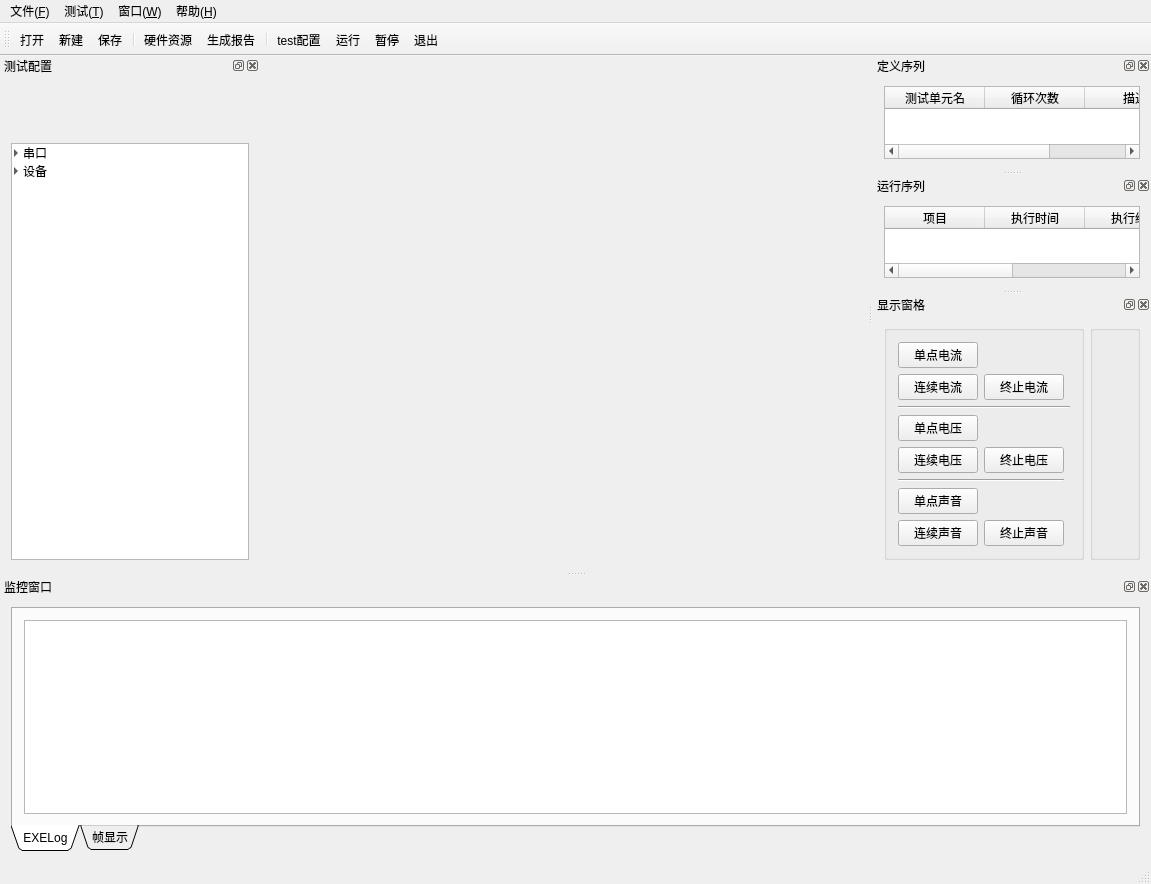
<?xml version="1.0" encoding="UTF-8"?>
<ui version="4.0">
 <class>MainWindow</class>
 <widget class="QMainWindow" name="MainWindow">
  <property name="enabled">
   <bool>true</bool>
  </property>
  <property name="geometry">
   <rect>
    <x>0</x>
    <y>0</y>
    <width>1151</width>
    <height>884</height>
   </rect>
  </property>
  <property name="windowTitle">
   <string>ATtool</string>
  </property>
  <property name="windowIcon">
   <iconset resource="Images/images.qrc">
    <normaloff>:/Title/autotest.png</normaloff>:/Title/autotest.png</iconset>
  </property>
  <widget class="QWidget" name="centralWidget">
   <property name="enabled">
    <bool>false</bool>
   </property>
   <property name="maximumSize">
    <size>
     <width>16777215</width>
     <height>16777215</height>
    </size>
   </property>
  </widget>
  <widget class="QMenuBar" name="menuBar">
   <property name="geometry">
    <rect>
     <x>0</x>
     <y>0</y>
     <width>1151</width>
     <height>23</height>
    </rect>
   </property>
   <widget class="QMenu" name="menu">
    <property name="title">
     <string>文件(&amp;F)</string>
    </property>
    <addaction name="open"/>
    <addaction name="newTest"/>
    <addaction name="save"/>
    <addaction name="saveAs"/>
   </widget>
   <widget class="QMenu" name="menu_3">
    <property name="title">
     <string>窗口(&amp;W)</string>
    </property>
    <addaction name="actDefSequence"/>
    <addaction name="actRunning_Sequence"/>
    <addaction name="actShow_UI"/>
    <addaction name="actConfig"/>
    <addaction name="actMonitor"/>
    <addaction name="actionrank"/>
    <addaction name="separator"/>
    <addaction name="exit"/>
   </widget>
   <widget class="QMenu" name="menuConfig">
    <property name="title">
     <string>测试(&amp;T)</string>
    </property>
    <addaction name="actHard"/>
    <addaction name="actReport"/>
    <addaction name="separator"/>
    <addaction name="actATtool"/>
    <addaction name="acttest"/>
    <addaction name="actPause"/>
   </widget>
   <widget class="QMenu" name="menu_4">
    <property name="title">
     <string>帮助(&amp;H)</string>
    </property>
    <addaction name="actHelp"/>
    <addaction name="about"/>
   </widget>
   <addaction name="menu"/>
   <addaction name="menuConfig"/>
   <addaction name="menu_3"/>
   <addaction name="menu_4"/>
  </widget>
  <widget class="QStatusBar" name="statusBar"/>
  <widget class="QToolBar" name="toolBar_Fun">
   <attribute name="toolBarArea">
    <enum>TopToolBarArea</enum>
   </attribute>
   <attribute name="toolBarBreak">
    <bool>false</bool>
   </attribute>
   <addaction name="open"/>
   <addaction name="newTest"/>
   <addaction name="save"/>
   <addaction name="separator"/>
   <addaction name="actHard"/>
   <addaction name="actReport"/>
   <addaction name="separator"/>
   <addaction name="actATtool"/>
   <addaction name="acttest"/>
   <addaction name="actPause"/>
   <addaction name="exit"/>
  </widget>
  <widget class="QDockWidget" name="dockWidgetLeft">
   <property name="minimumSize">
    <size>
     <width>260</width>
     <height>365</height>
    </size>
   </property>
   <property name="maximumSize">
    <size>
     <width>260</width>
     <height>524287</height>
    </size>
   </property>
   <property name="styleSheet">
    <string notr="true"/>
   </property>
   <property name="allowedAreas">
    <set>Qt::LeftDockWidgetArea|Qt::RightDockWidgetArea</set>
   </property>
   <property name="windowTitle">
    <string>测试配置</string>
   </property>
   <attribute name="dockWidgetArea">
    <number>1</number>
   </attribute>
   <widget class="QWidget" name="dockWidgetContents_1">
    <layout class="QGridLayout" name="gridLayout_2">
     <item row="0" column="0">
      <layout class="QVBoxLayout" name="verticalLayout" stretch="1,5">
       <item>
        <layout class="QHBoxLayout" name="horizontalLayout" stretch="1,5">
         <item>
          <widget class="QLabel" name="label">
           <property name="minimumSize">
            <size>
             <width>51</width>
             <height>51</height>
            </size>
           </property>
           <property name="maximumSize">
            <size>
             <width>51</width>
             <height>51</height>
            </size>
           </property>
           <property name="styleSheet">
            <string notr="true">border-image: url(:/test/testshow.png);</string>
           </property>
           <property name="text">
            <string/>
           </property>
          </widget>
         </item>
         <item>
          <widget class="QLabel" name="label_ItemName">
           <property name="minimumSize">
            <size>
             <width>0</width>
             <height>51</height>
            </size>
           </property>
           <property name="maximumSize">
            <size>
             <width>16777215</width>
             <height>51</height>
            </size>
           </property>
           <property name="styleSheet">
            <string notr="true">font: 14pt &quot;Andalus&quot;;
color: rgb(85, 0, 255);</string>
           </property>
           <property name="text">
            <string/>
           </property>
          </widget>
         </item>
        </layout>
       </item>
       <item>
        <widget class="reTreeWidget" name="treeWidget">
         <property name="indentation">
          <number>8</number>
         </property>
         <attribute name="headerVisible">
          <bool>false</bool>
         </attribute>
         <column>
          <property name="text">
           <string>需求</string>
          </property>
         </column>
         <column>
          <property name="text">
           <string>参数</string>
          </property>
         </column>
         <item>
          <property name="text">
           <string>串口</string>
          </property>
          <property name="text">
           <string/>
          </property>
          <item>
           <property name="text">
            <string>端口号</string>
           </property>
           <property name="text">
            <string/>
           </property>
           <property name="toolTip">
            <string>小端口</string>
           </property>
          </item>
          <item>
           <property name="text">
            <string>波特率</string>
           </property>
           <property name="text">
            <string/>
           </property>
          </item>
          <item>
           <property name="text">
            <string>启用</string>
           </property>
           <property name="text">
            <string/>
           </property>
           <property name="checkState">
            <enum>Unchecked</enum>
           </property>
          </item>
         </item>
         <item>
          <property name="text">
           <string>设备</string>
          </property>
          <property name="text">
           <string/>
          </property>
          <item>
           <property name="text">
            <string>序列号</string>
           </property>
          </item>
          <item>
           <property name="text">
            <string>启用</string>
           </property>
           <property name="text">
            <string/>
           </property>
           <property name="checkState">
            <enum>Unchecked</enum>
           </property>
          </item>
         </item>
        </widget>
       </item>
      </layout>
     </item>
    </layout>
   </widget>
  </widget>
  <widget class="QDockWidget" name="dockWidgetBottom">
   <property name="features">
    <set>QDockWidget::AllDockWidgetFeatures</set>
   </property>
   <property name="windowTitle">
    <string>监控窗口</string>
   </property>
   <attribute name="dockWidgetArea">
    <number>8</number>
   </attribute>
   <widget class="QWidget" name="dockWidgetContents_2">
    <layout class="QGridLayout" name="gridLayout_8">
     <item row="0" column="0">
      <widget class="QTabWidget" name="tabWidget">
       <property name="tabPosition">
        <enum>QTabWidget::South</enum>
       </property>
       <property name="tabShape">
        <enum>QTabWidget::Triangular</enum>
       </property>
       <property name="currentIndex">
        <number>0</number>
       </property>
       <widget class="QWidget" name="tab">
        <attribute name="title">
         <string>EXELog</string>
        </attribute>
        <layout class="QGridLayout" name="gridLayout_3">
         <item row="0" column="0">
          <widget class="QTextBrowser" name="textBrowser_EXEShow">
           <property name="styleSheet">
            <string notr="true">font: 10pt &quot;Andalus&quot;;</string>
           </property>
           <property name="html">
            <string>&lt;!DOCTYPE HTML PUBLIC &quot;-//W3C//DTD HTML 4.0//EN&quot; &quot;http://www.w3.org/TR/REC-html40/strict.dtd&quot;&gt;
&lt;html&gt;&lt;head&gt;&lt;meta name=&quot;qrichtext&quot; content=&quot;1&quot; /&gt;&lt;style type=&quot;text/css&quot;&gt;
p, li { white-space: pre-wrap; }
&lt;/style&gt;&lt;/head&gt;&lt;body style=&quot; font-family:'Andalus'; font-size:10pt; font-weight:400; font-style:normal;&quot;&gt;
&lt;p style=&quot;-qt-paragraph-type:empty; margin-top:0px; margin-bottom:0px; margin-left:0px; margin-right:0px; -qt-block-indent:0; text-indent:0px;&quot;&gt;&lt;br /&gt;&lt;/p&gt;&lt;/body&gt;&lt;/html&gt;</string>
           </property>
           <property name="openExternalLinks">
            <bool>true</bool>
           </property>
          </widget>
         </item>
        </layout>
       </widget>
       <widget class="QWidget" name="tab_2">
        <attribute name="title">
         <string>帧显示</string>
        </attribute>
        <layout class="QGridLayout" name="gridLayout_5">
         <item row="0" column="0">
          <widget class="QTextBrowser" name="textBrowser_mShow"/>
         </item>
        </layout>
       </widget>
      </widget>
     </item>
    </layout>
   </widget>
  </widget>
  <widget class="QDockWidget" name="dockWidgetSequence">
   <property name="windowTitle">
    <string>定义序列</string>
   </property>
   <attribute name="dockWidgetArea">
    <number>2</number>
   </attribute>
   <widget class="QWidget" name="dockWidgetContents_3">
    <layout class="QGridLayout" name="gridLayout">
     <item row="0" column="0">
      <widget class="reTableWidget" name="tableSequence">
       <attribute name="horizontalHeaderCascadingSectionResizes">
        <bool>true</bool>
       </attribute>
       <attribute name="horizontalHeaderStretchLastSection">
        <bool>true</bool>
       </attribute>
       <column>
        <property name="text">
         <string>测试单元名</string>
        </property>
       </column>
       <column>
        <property name="text">
         <string>循环次数</string>
        </property>
       </column>
       <column>
        <property name="text">
         <string>描述</string>
        </property>
       </column>
      </widget>
     </item>
    </layout>
   </widget>
  </widget>
  <widget class="QDockWidget" name="dockWidgetRuning">
   <property name="windowTitle">
    <string>运行序列</string>
   </property>
   <attribute name="dockWidgetArea">
    <number>2</number>
   </attribute>
   <widget class="QWidget" name="dockWidgetContents_4">
    <layout class="QGridLayout" name="gridLayout_9">
     <item row="0" column="0">
      <widget class="QTableWidget" name="tableWidget">
       <property name="minimumSize">
        <size>
         <width>0</width>
         <height>0</height>
        </size>
       </property>
       <property name="editTriggers">
        <set>QAbstractItemView::NoEditTriggers</set>
       </property>
       <property name="selectionMode">
        <enum>QAbstractItemView::NoSelection</enum>
       </property>
       <property name="selectionBehavior">
        <enum>QAbstractItemView::SelectRows</enum>
       </property>
       <attribute name="horizontalHeaderStretchLastSection">
        <bool>true</bool>
       </attribute>
       <column>
        <property name="text">
         <string>项目</string>
        </property>
       </column>
       <column>
        <property name="text">
         <string>执行时间</string>
        </property>
       </column>
       <column>
        <property name="text">
         <string>执行结果</string>
        </property>
       </column>
       <column>
        <property name="text">
         <string>备注</string>
        </property>
       </column>
      </widget>
     </item>
    </layout>
   </widget>
  </widget>
  <widget class="QDockWidget" name="dockWidgetShow">
   <property name="windowTitle">
    <string>显示窗格</string>
   </property>
   <attribute name="dockWidgetArea">
    <number>2</number>
   </attribute>
   <widget class="QWidget" name="dockWidgetContents_5">
    <layout class="QGridLayout" name="gridLayout_7">
     <item row="0" column="0">
      <layout class="QHBoxLayout" name="horizontalLayout_2" stretch="1,5">
       <item>
        <widget class="QGroupBox" name="groupBox">
         <property name="title">
          <string/>
         </property>
         <layout class="QGridLayout" name="gridLayout_4">
          <item row="7" column="0">
           <widget class="QPushButton" name="BtnCircularAudio">
            <property name="text">
             <string>连续声音</string>
            </property>
           </widget>
          </item>
          <item row="6" column="0">
           <widget class="QPushButton" name="btnReadAudio">
            <property name="text">
             <string>单点声音</string>
            </property>
           </widget>
          </item>
          <item row="7" column="1">
           <widget class="QPushButton" name="BtnOverAudio">
            <property name="text">
             <string>终止声音</string>
            </property>
           </widget>
          </item>
          <item row="0" column="0">
           <widget class="QPushButton" name="btnReadCurrent">
            <property name="text">
             <string>单点电流</string>
            </property>
           </widget>
          </item>
          <item row="8" column="0">
           <spacer name="verticalSpacer">
            <property name="orientation">
             <enum>Qt::Vertical</enum>
            </property>
            <property name="sizeHint" stdset="0">
             <size>
              <width>20</width>
              <height>40</height>
             </size>
            </property>
           </spacer>
          </item>
          <item row="1" column="0">
           <widget class="QPushButton" name="BtnCircularCurrent">
            <property name="text">
             <string>连续电流</string>
            </property>
           </widget>
          </item>
          <item row="1" column="1">
           <widget class="QPushButton" name="BtnOverCurrent">
            <property name="text">
             <string>终止电流</string>
            </property>
           </widget>
          </item>
          <item row="2" column="0" colspan="3">
           <widget class="Line" name="line_2">
            <property name="orientation">
             <enum>Qt::Horizontal</enum>
            </property>
           </widget>
          </item>
          <item row="3" column="0">
           <widget class="QPushButton" name="btnReadVolt">
            <property name="text">
             <string>单点电压</string>
            </property>
           </widget>
          </item>
          <item row="4" column="0">
           <widget class="QPushButton" name="BtnCircularVolt">
            <property name="text">
             <string>连续电压</string>
            </property>
           </widget>
          </item>
          <item row="4" column="1">
           <widget class="QPushButton" name="BtnOverVolt">
            <property name="text">
             <string>终止电压</string>
            </property>
           </widget>
          </item>
          <item row="5" column="0" colspan="2">
           <widget class="Line" name="line_5">
            <property name="orientation">
             <enum>Qt::Horizontal</enum>
            </property>
           </widget>
          </item>
         </layout>
        </widget>
       </item>
       <item>
        <widget class="QGroupBox" name="groupBox_2">
         <property name="title">
          <string/>
         </property>
         <layout class="QGridLayout" name="gridLayout_6">
          <item row="0" column="0">
           <layout class="QGridLayout" name="gridChartwidget"/>
          </item>
         </layout>
        </widget>
       </item>
      </layout>
     </item>
    </layout>
   </widget>
  </widget>
  <action name="newTest">
   <property name="icon">
    <iconset resource="Images/images.qrc">
     <normaloff>:/Title/newTest.png</normaloff>:/Title/newTest.png</iconset>
   </property>
   <property name="text">
    <string>新建</string>
   </property>
   <property name="toolTip">
    <string>新建测试序列</string>
   </property>
   <property name="shortcut">
    <string>Ctrl+N</string>
   </property>
  </action>
  <action name="exit">
   <property name="icon">
    <iconset resource="Images/images.qrc">
     <normaloff>:/Title/exit.png</normaloff>:/Title/exit.png</iconset>
   </property>
   <property name="text">
    <string>退出</string>
   </property>
   <property name="shortcut">
    <string>Ctrl+W</string>
   </property>
  </action>
  <action name="actHard">
   <property name="icon">
    <iconset resource="Images/images.qrc">
     <normaloff>:/Title/Console.png</normaloff>:/Title/Console.png</iconset>
   </property>
   <property name="text">
    <string>硬件资源</string>
   </property>
   <property name="toolTip">
    <string>硬件资源配置</string>
   </property>
   <property name="shortcut">
    <string>Ctrl+K</string>
   </property>
  </action>
  <action name="actMonitor">
   <property name="checkable">
    <bool>true</bool>
   </property>
   <property name="text">
    <string>监控窗口</string>
   </property>
  </action>
  <action name="save">
   <property name="icon">
    <iconset resource="Images/images.qrc">
     <normaloff>:/Title/save.png</normaloff>:/Title/save.png</iconset>
   </property>
   <property name="text">
    <string>保存</string>
   </property>
   <property name="toolTip">
    <string>保存序列文件</string>
   </property>
   <property name="shortcut">
    <string>Ctrl+S</string>
   </property>
  </action>
  <action name="open">
   <property name="icon">
    <iconset resource="Images/images.qrc">
     <normaloff>:/Title/open.png</normaloff>:/Title/open.png</iconset>
   </property>
   <property name="text">
    <string>打开</string>
   </property>
   <property name="toolTip">
    <string>打开序列文件</string>
   </property>
   <property name="shortcut">
    <string>Ctrl+O</string>
   </property>
  </action>
  <action name="actionrank">
   <property name="icon">
    <iconset resource="Images/images.qrc">
     <normaloff>:/Title/resetW.png</normaloff>:/Title/resetW.png</iconset>
   </property>
   <property name="text">
    <string>重置UI</string>
   </property>
  </action>
  <action name="about">
   <property name="text">
    <string>关于</string>
   </property>
  </action>
  <action name="saveAs">
   <property name="text">
    <string>另存为</string>
   </property>
   <property name="toolTip">
    <string>另存为...</string>
   </property>
  </action>
  <action name="acttest">
   <property name="checkable">
    <bool>true</bool>
   </property>
   <property name="icon">
    <iconset resource="Images/images.qrc">
     <normaloff>:/Title/actRunning.png</normaloff>:/Title/actRunning.png</iconset>
   </property>
   <property name="text">
    <string>运行</string>
   </property>
   <property name="shortcut">
    <string>Ctrl+Alt+R</string>
   </property>
  </action>
  <action name="actReport">
   <property name="icon">
    <iconset resource="Images/images.qrc">
     <normaloff>:/Title/report.png</normaloff>:/Title/report.png</iconset>
   </property>
   <property name="text">
    <string>生成报告</string>
   </property>
   <property name="shortcut">
    <string>Ctrl+R</string>
   </property>
  </action>
  <action name="actShow_UI">
   <property name="checkable">
    <bool>true</bool>
   </property>
   <property name="text">
    <string>显示窗格窗口</string>
   </property>
  </action>
  <action name="actHelp">
   <property name="text">
    <string>帮助</string>
   </property>
   <property name="shortcut">
    <string>Ctrl+H</string>
   </property>
  </action>
  <action name="actATtool">
   <property name="icon">
    <iconset resource="Images/images.qrc">
     <normaloff>:/Title/config.png</normaloff>:/Title/config.png</iconset>
   </property>
   <property name="text">
    <string>test配置</string>
   </property>
   <property name="toolTip">
    <string>testFlow参数配置</string>
   </property>
  </action>
  <action name="actRunning_Sequence">
   <property name="checkable">
    <bool>true</bool>
   </property>
   <property name="text">
    <string>运行序列窗口</string>
   </property>
  </action>
  <action name="actDefSequence">
   <property name="checkable">
    <bool>true</bool>
   </property>
   <property name="text">
    <string>定义序列窗口</string>
   </property>
  </action>
  <action name="actConfig">
   <property name="checkable">
    <bool>true</bool>
   </property>
   <property name="text">
    <string>测试配置窗口</string>
   </property>
  </action>
  <action name="actPause">
   <property name="checkable">
    <bool>true</bool>
   </property>
   <property name="icon">
    <iconset resource="Images/images.qrc">
     <normaloff>:/Title/actPause.png</normaloff>:/Title/actPause.png</iconset>
   </property>
   <property name="text">
    <string>暂停</string>
   </property>
  </action>
 </widget>
 <layoutdefault spacing="6" margin="11"/>
 <customwidgets>
  <customwidget>
   <class>reTableWidget</class>
   <extends>QTableWidget</extends>
   <header>rewrite/retablewidget.h</header>
   <slots>
    <signal>RunSeqCustom(int)</signal>
    <signal>RunSeqAll()</signal>
    <signal>deleteSeqfromTable(int)</signal>
    <signal>clearSeqfromTable()</signal>
    <signal>moveTheUnit(bool,int)</signal>
    <signal>changedTheCycle(int,int)</signal>
    <slot>onNewSequenceSlot()</slot>
    <slot>onOpenSequenceSlot()</slot>
    <slot>onSaveSequenceSlot()</slot>
    <slot>onSaveAsSequenceSlot()</slot>
   </slots>
  </customwidget>
  <customwidget>
   <class>reTreeWidget</class>
   <extends>QTreeWidget</extends>
   <header>rewrite/retreewidget.h</header>
   <slots>
    <signal>uartOpen(QString,QString)</signal>
    <signal>uartClose()</signal>
    <signal>canOpen(QString,QString)</signal>
    <signal>canClose()</signal>
    <signal>devUse(QString)</signal>
    <signal>devNoUse()</signal>
    <signal>cycleNum(int)</signal>
    <signal>wifiIsConnect(bool,QString)</signal>
   </slots>
  </customwidget>
 </customwidgets>
 <resources>
  <include location="Images/images.qrc"/>
 </resources>
 <connections>
  <connection>
   <sender>actMonitor</sender>
   <signal>triggered(bool)</signal>
   <receiver>dockWidgetBottom</receiver>
   <slot>setVisible(bool)</slot>
   <hints>
    <hint type="sourcelabel">
     <x>-1</x>
     <y>-1</y>
    </hint>
    <hint type="destinationlabel">
     <x>575</x>
     <y>716</y>
    </hint>
   </hints>
  </connection>
  <connection>
   <sender>actShow_UI</sender>
   <signal>triggered(bool)</signal>
   <receiver>dockWidgetShow</receiver>
   <slot>setVisible(bool)</slot>
   <hints>
    <hint type="sourcelabel">
     <x>-1</x>
     <y>-1</y>
    </hint>
    <hint type="destinationlabel">
     <x>1013</x>
     <y>549</y>
    </hint>
   </hints>
  </connection>
  <connection>
   <sender>exit</sender>
   <signal>triggered(bool)</signal>
   <receiver>MainWindow</receiver>
   <slot>close()</slot>
   <hints>
    <hint type="sourcelabel">
     <x>-1</x>
     <y>-1</y>
    </hint>
    <hint type="destinationlabel">
     <x>575</x>
     <y>441</y>
    </hint>
   </hints>
  </connection>
  <connection>
   <sender>newTest</sender>
   <signal>triggered(bool)</signal>
   <receiver>tableSequence</receiver>
   <slot>onNewSequenceSlot()</slot>
   <hints>
    <hint type="sourcelabel">
     <x>-1</x>
     <y>-1</y>
    </hint>
    <hint type="destinationlabel">
     <x>1013</x>
     <y>185</y>
    </hint>
   </hints>
  </connection>
  <connection>
   <sender>open</sender>
   <signal>triggered(bool)</signal>
   <receiver>tableSequence</receiver>
   <slot>onOpenSequenceSlot()</slot>
   <hints>
    <hint type="sourcelabel">
     <x>-1</x>
     <y>-1</y>
    </hint>
    <hint type="destinationlabel">
     <x>1013</x>
     <y>185</y>
    </hint>
   </hints>
  </connection>
  <connection>
   <sender>save</sender>
   <signal>triggered(bool)</signal>
   <receiver>tableSequence</receiver>
   <slot>onSaveSequenceSlot()</slot>
   <hints>
    <hint type="sourcelabel">
     <x>-1</x>
     <y>-1</y>
    </hint>
    <hint type="destinationlabel">
     <x>1013</x>
     <y>185</y>
    </hint>
   </hints>
  </connection>
  <connection>
   <sender>saveAs</sender>
   <signal>triggered(bool)</signal>
   <receiver>tableSequence</receiver>
   <slot>onSaveAsSequenceSlot()</slot>
   <hints>
    <hint type="sourcelabel">
     <x>-1</x>
     <y>-1</y>
    </hint>
    <hint type="destinationlabel">
     <x>1013</x>
     <y>185</y>
    </hint>
   </hints>
  </connection>
  <connection>
   <sender>dockWidgetBottom</sender>
   <signal>visibilityChanged(bool)</signal>
   <receiver>actMonitor</receiver>
   <slot>setChecked(bool)</slot>
   <hints>
    <hint type="sourcelabel">
     <x>575</x>
     <y>716</y>
    </hint>
    <hint type="destinationlabel">
     <x>-1</x>
     <y>-1</y>
    </hint>
   </hints>
  </connection>
  <connection>
   <sender>dockWidgetShow</sender>
   <signal>visibilityChanged(bool)</signal>
   <receiver>actShow_UI</receiver>
   <slot>setChecked(bool)</slot>
   <hints>
    <hint type="sourcelabel">
     <x>1013</x>
     <y>549</y>
    </hint>
    <hint type="destinationlabel">
     <x>-1</x>
     <y>-1</y>
    </hint>
   </hints>
  </connection>
  <connection>
   <sender>actRunning_Sequence</sender>
   <signal>triggered(bool)</signal>
   <receiver>dockWidgetRuning</receiver>
   <slot>setVisible(bool)</slot>
   <hints>
    <hint type="sourcelabel">
     <x>-1</x>
     <y>-1</y>
    </hint>
    <hint type="destinationlabel">
     <x>1013</x>
     <y>410</y>
    </hint>
   </hints>
  </connection>
  <connection>
   <sender>dockWidgetRuning</sender>
   <signal>visibilityChanged(bool)</signal>
   <receiver>actRunning_Sequence</receiver>
   <slot>setChecked(bool)</slot>
   <hints>
    <hint type="sourcelabel">
     <x>1013</x>
     <y>410</y>
    </hint>
    <hint type="destinationlabel">
     <x>-1</x>
     <y>-1</y>
    </hint>
   </hints>
  </connection>
  <connection>
   <sender>actDefSequence</sender>
   <signal>triggered(bool)</signal>
   <receiver>dockWidgetSequence</receiver>
   <slot>setVisible(bool)</slot>
   <hints>
    <hint type="sourcelabel">
     <x>-1</x>
     <y>-1</y>
    </hint>
    <hint type="destinationlabel">
     <x>1013</x>
     <y>174</y>
    </hint>
   </hints>
  </connection>
  <connection>
   <sender>dockWidgetSequence</sender>
   <signal>visibilityChanged(bool)</signal>
   <receiver>actDefSequence</receiver>
   <slot>setChecked(bool)</slot>
   <hints>
    <hint type="sourcelabel">
     <x>1013</x>
     <y>174</y>
    </hint>
    <hint type="destinationlabel">
     <x>-1</x>
     <y>-1</y>
    </hint>
   </hints>
  </connection>
  <connection>
   <sender>actConfig</sender>
   <signal>triggered(bool)</signal>
   <receiver>dockWidgetLeft</receiver>
   <slot>setVisible(bool)</slot>
   <hints>
    <hint type="sourcelabel">
     <x>-1</x>
     <y>-1</y>
    </hint>
    <hint type="destinationlabel">
     <x>129</x>
     <y>313</y>
    </hint>
   </hints>
  </connection>
  <connection>
   <sender>dockWidgetLeft</sender>
   <signal>visibilityChanged(bool)</signal>
   <receiver>actConfig</receiver>
   <slot>setChecked(bool)</slot>
   <hints>
    <hint type="sourcelabel">
     <x>129</x>
     <y>313</y>
    </hint>
    <hint type="destinationlabel">
     <x>-1</x>
     <y>-1</y>
    </hint>
   </hints>
  </connection>
 </connections>
</ui>
